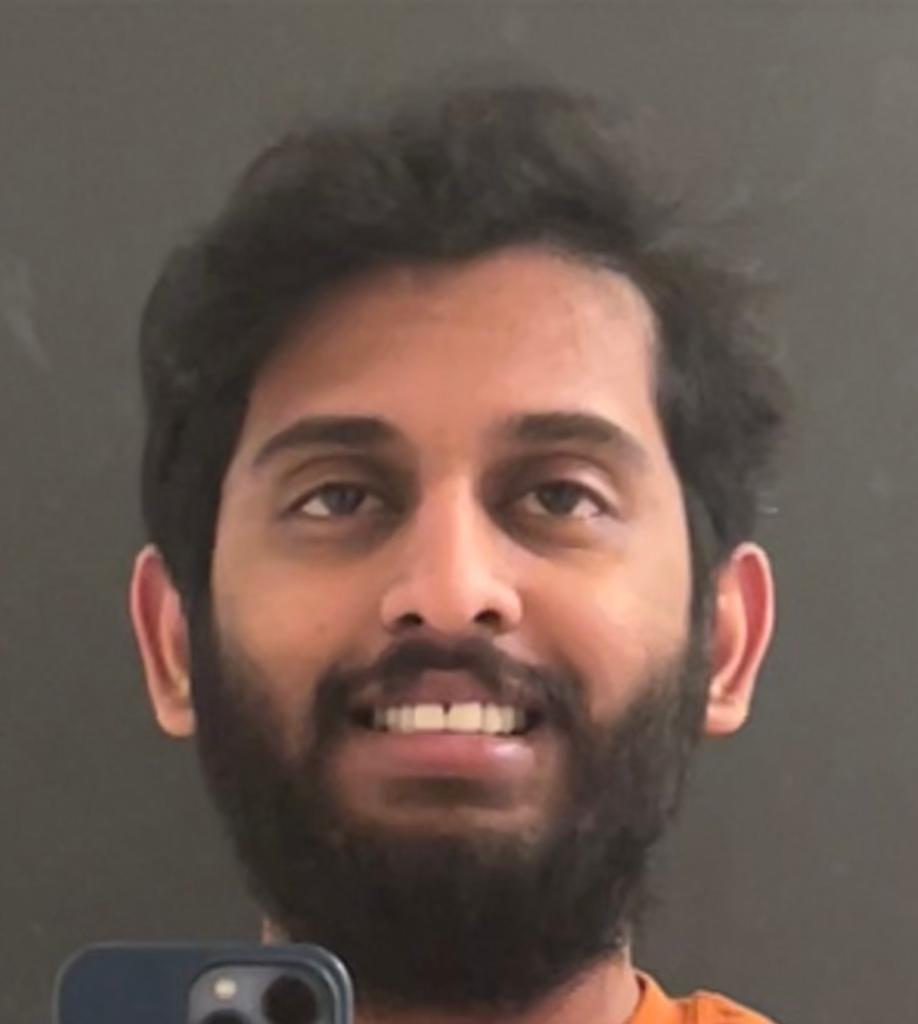
%> input picture HW_04_Ashwathsreedhar_Halemane_DIR/my_profile_pic.jpeg, 918 x 1024 px
$ octave --eval "result = HW_04_Ashwathsreedhar_Halemane_DIR('my_profile_pic.jpeg');"   (GNU Octave 9; MATLAB toolbox functions it lacks are replaced by stand-ins)
%> lines starting %> are read from the running program, lines starting %| are printed output that depends on the picture
function [outputArg1,outputArg2] = HW_04_Ashwathsreedhar_Halemane_DIR(inputArg1)
%> called with inputArg1 = 'my_profile_pic.jpeg'

% part B
rgbImage = imread(inputArg1);
%> rgbImage is the input picture: size 1024x918x3 uint8; mean R, G, B 106.2, 88.5, 80.3

im          = imresize( rgbImage, [400 300] );
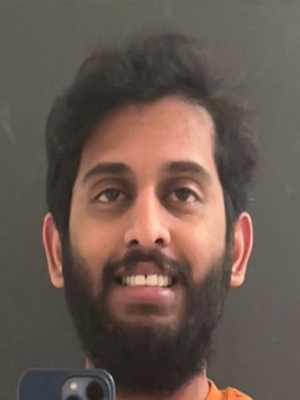
%> im: size 400x300x3 uint8; mean R, G, B 106.2, 88.5, 80.3
dims        = size( im );
%> dims = [400 300 3]
im          = rgb2ycbcr( im );
%> im: size 400x300x3 uint8; mean of channels 1, 2, 3 95.7, 121.8, 136.4
fltr        = fspecial( 'gauss', [15 15], 2 );
im          = imfilter( im, fltr, 'same', 'repl' );
%> im: size 400x300x3 uint8; mean of channels 1, 2, 3 94.9, 120.7, 135.2
% [rows, columns, numberOfColorChannels] = size(rgbImage);
redChannel = im(:, :, 1);
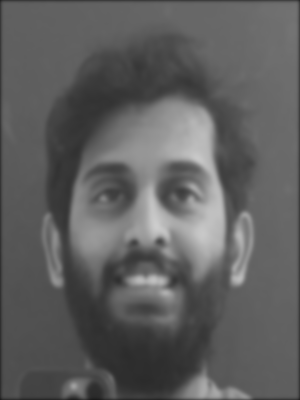
%> redChannel: size 400x300 uint8; min 26, max 204, mean 94.9
greenChannel = im(:, :, 2);
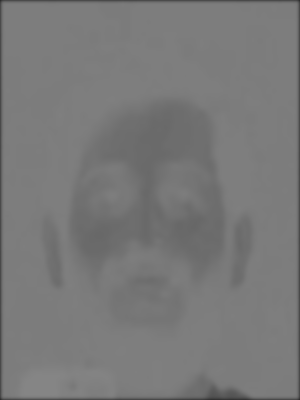
%> greenChannel: size 400x300 uint8; min 45, max 133, mean 120.7
blueChannel = im(:, :, 3);
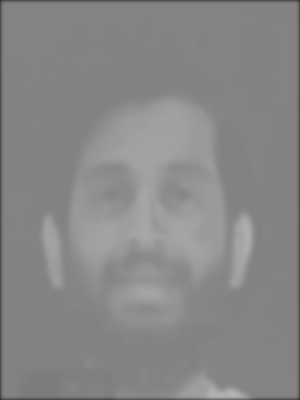
%> blueChannel: size 400x300 uint8; min 47, max 180, mean 135.2
% [xs ys]     = meshgrid( 1:dims(2), 1:dims(1) );
data = double([redChannel(:)+greenChannel(:), greenChannel(:)+blueChannel(:), blueChannel(:)+redChannel(:)]);

numberOfClusters = 4;

%> (the run ends here)
